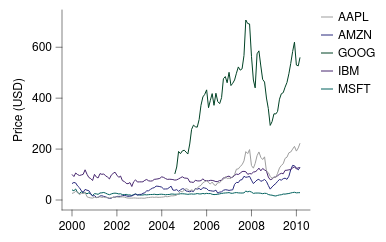

Describe this chart as a Vega-Lite specification.
### Vega-Lite specification from a JSON file in a GitHub repository (floating-point values rounded to 4 significant figures; data arrays with more than 128 entries replaced by an {"elided": "..."} marker saying what was removed)
{"background": null, "config": {"arc": {"fill": "#DBDBDB", "fillOpacity": 1.0, "innerRadius": 25.0, "padAngle": 0.03, "stroke": "black", "strokeOpacity": 1, "strokeWidth": 0.25}, "area": {"fill": "#DBDBDB", "fillOpacity": 1.0, "stroke": "black", "strokeOpacity": 1, "strokeWidth": 0.25}, "axis": {"domain": true, "domainCap": "round", "domainColor": "black", "domainWidth": 0.25, "grid": false, "gridCap": "round", "gridColor": "#F1F1F1", "gridDash": [0, 0], "gridOpacity": 1.0, "gridWidth": 0.25, "labelColor": "black", "labelFont": "Helvetica Neue, HelveticaNeue, Helvetica, Arial, sans-serif", "labelFontSize": 6, "labelFontStyle": "normal", "labelFontWeight": 400, "offset": 0, "ticks": true, "tickCap": "round", "tickColor": "black", "tickRound": false, "tickSize": 3.0, "tickWidth": 0.25, "titleColor": "black", "titleFont": "Helvetica Neue, HelveticaNeue, Helvetica, Arial, sans-serif", "titleFontSize": 6, "titleFontStyle": "normal", "titleFontWeight": 400}, "axisX": {"domain": true, "labelAlign": "center", "labelAngle": 0, "labels": true, "ticks": true, "translate": 0}, "axisY": {"domain": true, "labelAlign": "right", "labelAngle": 0, "labels": true, "ticks": true, "translate": 0}, "axisRight": {"domain": true, "labelAlign": "left", "labelAngle": 0, "labels": true, "ticks": true, "translate": 0}, "axisTop": {"domain": true, "labelAlign": "center", "labelAngle": 0, "labels": true, "ticks": true, "translate": 0}, "axisBand": {"tickOffset": 0}, "bar": {"fill": "#DBDBDB", "fillOpacity": 1.0, "stroke": "black", "strokeOpacity": 1, "strokeWidth": 0.25}, "boxplot": {"size": 9.0, "ticks": {"cornerRadius": 0.25, "fill": "black", "opacity": 1, "size": 4.5, "thickness": 0.25}, "box": {"fillOpacity": 1.0, "stroke": "black", "strokeOpacity": 1, "strokeWidth": 0.25}, "median": {"cornerRadius": 0, "fill": "black", "fillOpacity": 1.0, "opacity": 1, "size": 9.0, "thickness": 0.25}, "rule": {"fill": "black", "fillOpacity": 1.0, "size": 10.0, "stroke": "black", "strokeDash": [0, 0], "strokeOpacity": 1, "strokeWidth": 0.25}, "outliers": {"color": "black", "fill": "black", "fillOpacity": 1.0, "size": 0, "stroke": "black", "strokeOpacity": 1, "strokeWidth": 0.25}}, "circle": {"fill": "black", "fillOpacity": 1.0, "size": 1.25, "stroke": null, "strokeOpacity": 1, "strokeWidth": 0.25}, "errorband": {"band": {"fillOpacity": 0.6, "stroke": null, "strokeWidth": 0.25, "strokeOpacity": 1}, "borders": {"opacity": 0, "strokeOpacity": 1, "strokeWidth": 0.25}}, "errorbar": {"opacity": 1, "rule": {"strokeDash": [0, 0], "strokeWidth": 0.25}, "ticks": {"color": "black", "cornerRadius": 0.125, "opacity": 1, "size": 6.0, "thickness": 0.25}, "thickness": 0.25}, "font": "Helvetica Neue, HelveticaNeue, Helvetica, Arial, sans-serif", "geoshape": {"fill": "#DBDBDB", "fillOpacity": 1.0, "stroke": "black", "strokeOpacity": 1, "strokeWidth": 0.25}, "header": {"labelColor": "black", "labelFont": "Helvetica Neue, HelveticaNeue, Helvetica, Arial, sans-serif", "labelFontSize": 6, "labelFontStyle": "normal", "labelFontWeight": 400, "titleColor": "black", "titleFont": "Helvetica Neue, HelveticaNeue, Helvetica, Arial, sans-serif", "titleFontSize": 6, "titleFontStyle": "normal", "titleFontWeight": 400, "titlePadding": 0}, "legend": {"disable": false, "offset": 4.5, "titlePadding": 4, "labelOffset": 2, "gradientLabelOffset": 2, "columnPadding": 4, "rowPadding": 2, "gradientThickness": 5, "gradientOpacity": 1.0, "gradientStrokeColor": "black", "gradientStrokeWidth": 0.25, "labelColor": "black", "labelFont": "Helvetica Neue, HelveticaNeue, Helvetica, Arial, sans-serif", "labelFontSize": 6, "labelFontStyle": "normal", "labelFontWeight": 400, "strokeColor": "black", "strokeWidth": 0, "symbolSize": 36, "symbolStrokeColor": "black", "symbolStrokeWidth": 0.25, "titleColor": "black", "titleFont": "Helvetica Neue, HelveticaNeue, Helvetica, Arial, sans-serif", "titleFontSize": 6, "titleFontStyle": "normal", "titleFontWeight": 400}, "line": {"color": "black", "stroke": "black", "strokeCap": "butt", "strokeDash": [0, 0], "strokeOpacity": 1, "strokeWidth": 0.5}, "point": {"filled": true, "fill": "#DBDBDB", "fillOpacity": 1.0, "size": 5.0, "stroke": "black", "strokeOpacity": 1, "strokeWidth": 0.25}, "range": {"category": ["#9D9D9D", "#28287D", "#004225", "#47266F", "#00605D", "#DBDBDB", "#7983C1", "#6E927B", "#937FB4", "#699A97"], "diverging": {"scheme": ["#4F4265", "#6A5C82", "#85789D", "#A196B7", "#BDB5CE", "#D8D6DD", "#F6F6F6", "#CED8D7", "#9DBFBD", "#75A3A0", "#518683", "#326967", "#164D4B"]}, "heatmap": {"scheme": ["#440154", "#472270", "#433E82", "#38598C", "#2C728E", "#238A8D", "#24A086", "#39B578", "#5DC862", "#96D646", "#CAE02D", "#FDE724"]}, "ordinal": {"scheme": ["#F1F1F1", "#DBDBDB", "#C6C6C6", "#B2B2B2", "#9D9D9D", "#898989", "#767676", "#636363", "#515151", "#404040", "#2F2F2F", "#1F1F1F"]}, "ramp": {"scheme": ["#440154", "#472270", "#433E82", "#38598C", "#2C728E", "#238A8D", "#24A086", "#39B578", "#5DC862", "#96D646", "#CAE02D", "#FDE724"]}}, "rule": {"color": "black", "stroke": "black", "strokeCap": "round", "strokeDash": [2, 2], "strokeOpacity": 1, "strokeWidth": 0.25}, "scale": {"barBandPaddingInner": 0.1, "rectBandPaddingInner": 0, "tickBandPaddingInner": 0.1, "bandPaddingOuter": 0.1, "bandWithNestedOffsetPaddingInner": 0.2, "bandWithNestedOffsetPaddingOuter": 0.2, "offsetBandPaddingInner": 0, "offsetBandPaddingOuter": 0, "continuousPadding": 5.0, "round": false}, "rect": {"fill": "#DBDBDB", "fillOpacity": 1.0, "stroke": "black", "strokeOpacity": 1, "strokeWidth": 0.25}, "square": {"fill": "#DBDBDB", "fillOpacity": 1.0, "size": 10.0, "stroke": "black", "strokeOpacity": 1, "strokeWidth": 0.25}, "text": {"color": "black", "font": "Helvetica Neue, HelveticaNeue, Helvetica, Arial, sans-serif", "fontSize": 6, "fontStyle": "normal", "fontWeight": 400}, "tick": {"color": "black", "cornerRadius": 0.125, "opacity": 1.0, "size": 9.0, "thickness": 0.25}, "title": {"anchor": "middle", "frame": "group", "color": "black", "font": "Helvetica Neue, HelveticaNeue, Helvetica, Arial, sans-serif", "fontSize": 6, "fontStyle": "normal", "fontWeight": 400, "subtitleColor": "black", "subtitleFont": "Helvetica Neue, HelveticaNeue, Helvetica, Arial, sans-serif", "subtitleFontSize": 6, "subtitleFontStyle": "normal", "subtitleFontWeight": 400}, "trail": {"color": "black", "opacity": 1, "size": 0.5}, "view": {"continuousWidth": 124, "continuousHeight": 100, "discreteWidth": 124, "discreteHeight": 100, "fill": null, "stroke": null, "strokeWidth": 0.25}}, "data": {"name": "data-b0fe595546d47c5085f225c35730172c"}, "mark": {"type": "line"}, "encoding": {"color": {"field": "symbol", "title": null, "type": "nominal"}, "x": {"field": "date", "title": null, "type": "temporal", "scale": {"nice": false}}, "y": {"field": "price", "title": "Price (USD)", "type": "quantitative", "scale": {"nice": false}}}, "$schema": "https://vega.github.io/schema/vega-lite/v6.4.1.json", "datasets": {"data-b0fe595546d47c5085f225c35730172c": {"elided": "560 records"}}}
